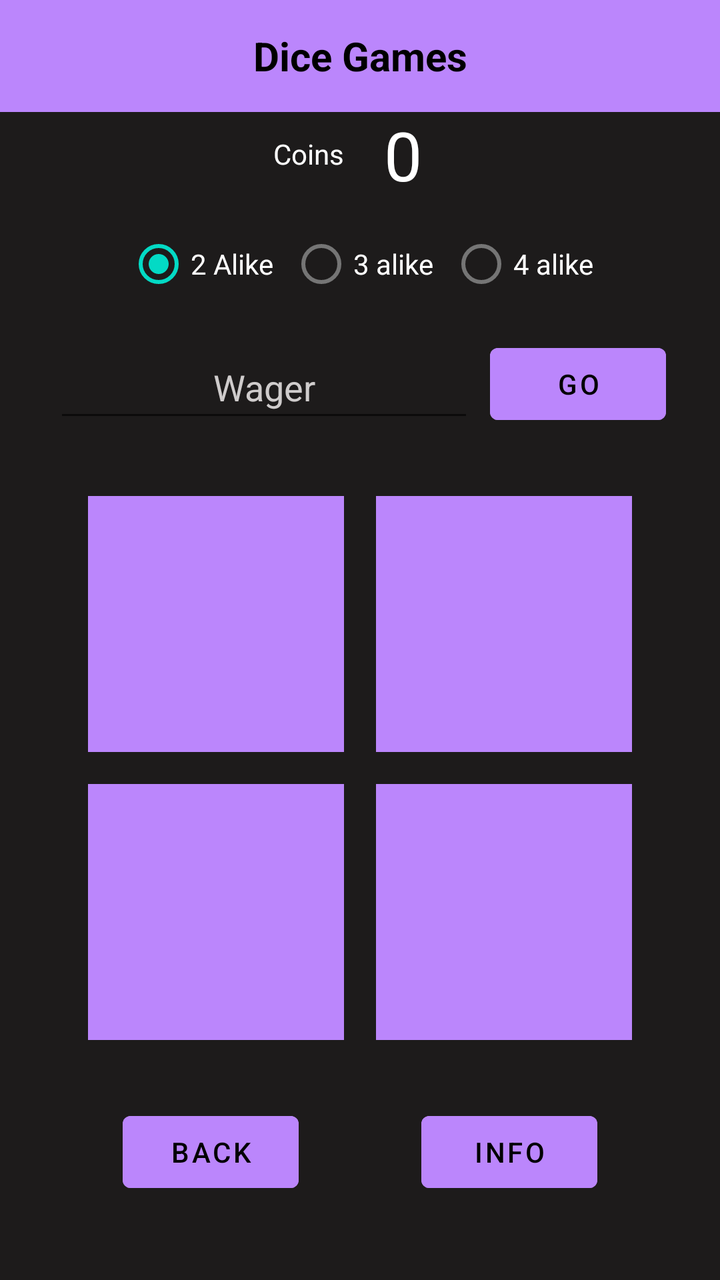
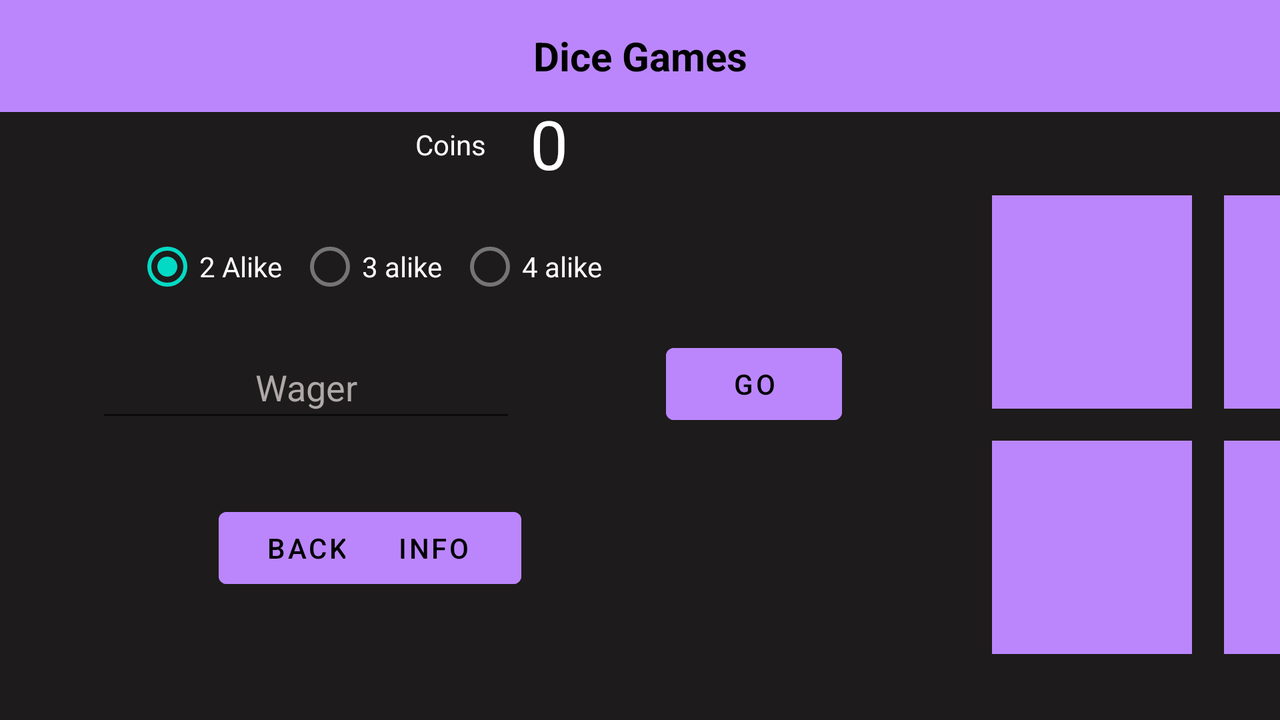

Two renders of one Android screen. The first uses the default layout on a phone; the second uses the alternative layout the repository ships for a different screen configuration, on a matching device. The two XML files are below.
<!-- AndroidManifest.xml: application theme Theme.DiceGames -->
<!-- res/layout/activity_two_or_more.xml -->
<?xml version="1.0" encoding="utf-8"?>
<androidx.constraintlayout.widget.ConstraintLayout xmlns:android="http://schemas.android.com/apk/res/android"
    xmlns:app="http://schemas.android.com/apk/res-auto"
    xmlns:tools="http://schemas.android.com/tools"
    android:layout_width="match_parent"
    android:layout_height="match_parent"
    tools:context=".TwoOrMoreActivity"
    android:background="@color/brown"
    tools:layout_editor_absoluteX="-1dp"
    tools:layout_editor_absoluteY="0dp">

    <include
        android:id="@+id/toolbarid"
        layout="@layout/toolbar_dicegames" />

    <TextView
        android:id="@+id/txt_balance_twoormore"
        android:layout_width="wrap_content"
        android:layout_height="wrap_content"
        android:layout_marginStart="8dp"
        android:padding="4dp"
        android:text="@string/zero"
        android:textAppearance="@style/TextAppearance.AppCompat.Display1"
        android:textColor="@color/white"
        app:layout_constraintBottom_toTopOf="@+id/radioGroup"
        app:layout_constraintStart_toStartOf="@+id/guideline_v" />

    <TextView
        android:id="@+id/txt_balance_label3"
        android:layout_width="wrap_content"
        android:layout_height="wrap_content"
        android:layout_marginEnd="8dp"
        android:text="@string/coins"
        android:textColor="@color/white"
        app:layout_constraintBottom_toBottomOf="@+id/txt_balance_twoormore"
        app:layout_constraintEnd_toStartOf="@+id/guideline_v"
        app:layout_constraintTop_toTopOf="@+id/txt_balance_twoormore"
        app:layout_constraintVertical_bias="0.485" />

    <TextView
        android:id="@+id/txt_die3"
        android:layout_width="wrap_content"
        android:layout_height="wrap_content"
        android:layout_marginTop="8dp"
        android:layout_marginEnd="8dp"
        android:background="@color/purple_200"
        android:contentDescription="@string/six_faced_die_3"
        android:minWidth="128sp"
        android:minHeight="128sp"
        android:textAlignment="center"
        android:textAppearance="@style/TextAppearance.AppCompat.Display3"
        android:textColor="@color/black"
        android:textSize="80sp"
        app:layout_constraintEnd_toStartOf="@+id/guideline_v"
        app:layout_constraintTop_toTopOf="@+id/guideline_h" />

    <TextView
        android:id="@+id/txt_die2"
        android:layout_width="wrap_content"
        android:layout_height="wrap_content"
        android:layout_marginStart="8dp"
        android:layout_marginBottom="8dp"
        android:background="@color/purple_200"
        android:contentDescription="@string/six_faced_die_2"
        android:minWidth="128sp"
        android:minHeight="128sp"
        android:textAlignment="center"
        android:textAppearance="@style/TextAppearance.AppCompat.Display3"
        android:textColor="@color/black"
        android:textSize="80sp"
        app:layout_constraintBottom_toTopOf="@+id/guideline_h"
        app:layout_constraintStart_toStartOf="@+id/guideline_v" />

    <TextView
        android:id="@+id/txt_die4"
        android:layout_width="wrap_content"
        android:layout_height="wrap_content"
        android:layout_marginStart="8dp"
        android:layout_marginTop="8dp"
        android:background="@color/purple_200"
        android:contentDescription="@string/six_faced_die_4"
        android:minWidth="128sp"
        android:minHeight="128sp"
        android:textAlignment="center"
        android:textAppearance="@style/TextAppearance.AppCompat.Display3"
        android:textColor="@color/black"
        android:textSize="80sp"
        app:layout_constraintStart_toStartOf="@+id/guideline_v"
        app:layout_constraintTop_toTopOf="@+id/guideline_h" />

    <TextView
        android:id="@+id/txt_die1"
        android:layout_width="wrap_content"
        android:layout_height="wrap_content"
        android:layout_marginEnd="8dp"
        android:layout_marginBottom="8dp"
        android:background="@color/purple_200"
        android:contentDescription="@string/six_faced_die_1"
        android:minWidth="128sp"
        android:minHeight="128sp"
        android:textAlignment="center"
        android:textAppearance="@style/TextAppearance.AppCompat.Display3"
        android:textColor="@color/black"
        android:textSize="80sp"
        app:layout_constraintBottom_toTopOf="@+id/guideline_h"
        app:layout_constraintEnd_toStartOf="@+id/guideline_v" />

    <Button
        android:id="@+id/btn_go"
        android:layout_width="wrap_content"
        android:layout_height="wrap_content"
        android:backgroundTint="@color/purple_200"
        android:text="@string/go"
        android:textColor="#000000"
        app:layout_constraintBottom_toBottomOf="@+id/edit_wager"
        app:layout_constraintEnd_toEndOf="parent"
        app:layout_constraintHorizontal_bias="0.5"
        app:layout_constraintStart_toEndOf="@+id/edit_wager"
        app:layout_constraintTop_toTopOf="@+id/edit_wager" />

    <EditText
        android:id="@+id/edit_wager"
        android:layout_width="wrap_content"
        android:layout_height="wrap_content"
        android:layout_marginEnd="8dp"
        android:layout_marginBottom="32dp"
        android:autofillHints="Wager"
        android:ems="10"
        android:hint="@string/wager"
        android:inputType="number"
        android:minHeight="48dp"
        android:textAlignment="center"
        android:textColor="@color/white"
        android:textColorHint="#CFCCCC"
        app:layout_constraintBottom_toTopOf="@+id/txt_die1"
        app:layout_constraintEnd_toStartOf="@+id/btn_go"
        app:layout_constraintHorizontal_bias="0.5"
        app:layout_constraintHorizontal_chainStyle="packed"
        app:layout_constraintStart_toStartOf="parent" />

    <androidx.constraintlayout.widget.Guideline
        android:id="@+id/guideline_h"
        android:layout_width="wrap_content"
        android:layout_height="wrap_content"
        android:orientation="horizontal"
        app:layout_constraintGuide_percent="0.6" />

    <androidx.constraintlayout.widget.Guideline
        android:id="@+id/guideline_v"
        android:layout_width="wrap_content"
        android:layout_height="wrap_content"
        android:orientation="vertical"
        app:layout_constraintGuide_percent="0.5" />

    <RadioGroup
        android:id="@+id/radioGroup"
        android:layout_width="wrap_content"
        android:layout_height="wrap_content"
        android:layout_marginBottom="8dp"
        android:orientation="horizontal"
        app:layout_constraintBottom_toTopOf="@+id/edit_wager"
        app:layout_constraintEnd_toEndOf="parent"
        app:layout_constraintStart_toStartOf="parent">

        <RadioButton
            android:id="@+id/btn_2alike"
            android:layout_width="wrap_content"
            android:layout_height="wrap_content"
            android:layout_margin="4dp"
            android:checked="true"
            android:text="@string/two_alike"
            android:textColor="@color/white" />

        <RadioButton
            android:id="@+id/btn_3alike"
            android:layout_width="wrap_content"
            android:layout_height="wrap_content"
            android:layout_margin="4dp"
            android:text="@string/three_alike"
            android:textColor="@color/white" />

        <RadioButton
            android:id="@+id/btn_4alike"
            android:layout_width="wrap_content"
            android:layout_height="wrap_content"
            android:layout_margin="4dp"
            android:text="@string/four_alike"
            android:textColor="@color/white" />
    </RadioGroup>

    <Button
        android:id="@+id/btn_back"
        android:layout_width="wrap_content"
        android:layout_height="wrap_content"
        android:layout_marginTop="32dp"
        android:text="@string/back"
        android:textColor="#000000"
        android:backgroundTint="@color/purple_200"
        app:layout_constraintEnd_toStartOf="@+id/btn_info"
        app:layout_constraintHorizontal_bias="0.5"
        app:layout_constraintStart_toStartOf="parent"
        app:layout_constraintTop_toBottomOf="@+id/txt_die3" />

    <Button
        android:id="@+id/btn_info"
        android:layout_width="wrap_content"
        android:layout_height="wrap_content"
        android:text="@string/info"
        android:textColor="#000000"
        android:backgroundTint="@color/purple_200"
        app:layout_constraintBottom_toBottomOf="@+id/btn_back"
        app:layout_constraintEnd_toEndOf="parent"
        app:layout_constraintHorizontal_bias="0.5"
        app:layout_constraintStart_toEndOf="@+id/btn_back"
        app:layout_constraintTop_toTopOf="@+id/btn_back" />


</androidx.constraintlayout.widget.ConstraintLayout>
<!-- res/layout/toolbar_dicegames.xml (included above) -->
<?xml version="1.0" encoding="utf-8"?>
<androidx.appcompat.widget.Toolbar xmlns:android="http://schemas.android.com/apk/res/android"
    android:layout_width="match_parent"
    android:layout_height="wrap_content"
    android:background="#BB86FC">

    <TextView
        android:id="@+id/backgr"
        android:layout_width="wrap_content"
        android:layout_height="wrap_content"
        android:layout_gravity="center"
        android:text="@string/app_name"
        android:textAlignment="center"
        android:textColor="#FF000000"
        android:textSize="20sp"
        android:textStyle="bold"
        android:theme="@style/Theme.DiceGames" />

</androidx.appcompat.widget.Toolbar>
<!-- resources referenced by this layout -->
<resources>
  <color name="black">#FF000000</color>
  <color name="brown">#1D1B1B</color>
  <color name="purple_200">#FFBB86FC</color>
  <color name="white">#FFFFFFFF</color>
  <string name="app_name">Dice Games</string>
  <string name="back">Back</string>
  <string name="coins">Coins</string>
  <string name="four_alike">4 alike</string>
  <string name="go">Go</string>
  <string name="info">Info</string>
  <string name="six_faced_die_1">Six faced die 1</string>
  <string name="six_faced_die_2">Six faced die 2</string>
  <string name="six_faced_die_3">Six faced die 3</string>
  <string name="six_faced_die_4">Six faced die 4</string>
  <string name="three_alike">3 alike</string>
  <string name="two_alike">2 Alike</string>
  <string name="wager">Wager</string>
  <string name="zero">0</string>
  <style name="Theme.DiceGames" parent="Theme.MaterialComponents.DayNight.NoActionBar">
          
          <item name="colorPrimary">@color/purple_200</item>
          <item name="colorPrimaryVariant">@color/black</item>
          <item name="colorOnPrimary">@color/white</item>
          
          <item name="colorSecondary">@color/teal_200</item>
          <item name="colorSecondaryVariant">@color/teal_700</item>
          <item name="colorOnSecondary">@color/black</item>
          
          <item name="android:statusBarColor" tools:targetApi="l">?attr/colorPrimaryVariant</item>
          
      </style>
  <color name="teal_200">#FF03DAC5</color>
  <color name="teal_700">#FF018786</color>
</resources>
<!-- res/layout-land/activity_two_or_more.xml (the repository's variant of the layout above) -->
<!-- drawn on the phone turned sideways -->
<?xml version="1.0" encoding="utf-8"?>
<androidx.constraintlayout.widget.ConstraintLayout xmlns:android="http://schemas.android.com/apk/res/android"
    xmlns:app="http://schemas.android.com/apk/res-auto"
    xmlns:tools="http://schemas.android.com/tools"
    android:layout_width="match_parent"
    android:layout_height="match_parent"
    android:background="@color/brown"
    tools:context=".TwoOrMoreActivity"
    tools:layout_editor_absoluteX="-1dp"
    tools:layout_editor_absoluteY="0dp">

    <include
        android:id="@+id/toolbarid"
        layout="@layout/toolbar_dicegames" />

    <TextView
        android:id="@+id/txt_balance_twoormore"
        android:layout_width="wrap_content"
        android:layout_height="wrap_content"
        android:padding="4dp"
        android:text="@string/zero"
        android:textAppearance="@style/TextAppearance.AppCompat.Display1"
        android:textColor="@color/white"
        app:layout_constraintBottom_toTopOf="@+id/btn_back"

        app:layout_constraintEnd_toStartOf="@+id/txt_die1"
        app:layout_constraintHorizontal_bias="0.08"
        app:layout_constraintStart_toEndOf="@+id/txt_balance_label3"
        app:layout_constraintTop_toTopOf="parent"
        app:layout_constraintVertical_bias="0.229" />

    <TextView
        android:id="@+id/txt_balance_label3"
        android:layout_width="wrap_content"
        android:layout_height="wrap_content"
        android:text="@string/coins"
        android:textColor="@color/white"
        app:layout_constraintBottom_toBottomOf="@+id/txt_balance_twoormore"
        app:layout_constraintEnd_toStartOf="@+id/txt_die1"
        app:layout_constraintHorizontal_bias="0.451"
        app:layout_constraintStart_toStartOf="parent"
        app:layout_constraintTop_toTopOf="@+id/txt_balance_twoormore"
        app:layout_constraintVertical_bias="0.514" />

    <TextView
        android:id="@+id/txt_die3"
        android:layout_width="wrap_content"
        android:layout_height="wrap_content"
        android:layout_marginTop="8dp"
        android:layout_marginEnd="8dp"
        android:background="@color/purple_200"
        android:contentDescription="@string/six_faced_die_3"
        android:minWidth="100sp"
        android:minHeight="100sp"
        android:textAlignment="center"
        android:textAppearance="@style/TextAppearance.AppCompat.Display3"
        android:textColor="@color/black"
        android:textSize="80sp"
        app:layout_constraintEnd_toStartOf="@+id/guideline_v"
        app:layout_constraintTop_toTopOf="@+id/guideline_h" />

    <TextView
        android:id="@+id/txt_die2"
        android:layout_width="wrap_content"
        android:layout_height="wrap_content"
        android:layout_marginStart="8dp"
        android:layout_marginBottom="8dp"
        android:background="@color/purple_200"
        android:contentDescription="@string/six_faced_die_2"
        android:minWidth="100sp"
        android:minHeight="100sp"
        android:textAlignment="center"
        android:textAppearance="@style/TextAppearance.AppCompat.Display3"
        android:textColor="@color/black"
        android:textSize="80sp"
        app:layout_constraintBottom_toTopOf="@+id/guideline_h"
        app:layout_constraintStart_toStartOf="@+id/guideline_v" />

    <TextView
        android:id="@+id/txt_die4"
        android:layout_width="wrap_content"
        android:layout_height="wrap_content"
        android:layout_marginStart="8dp"
        android:layout_marginTop="8dp"
        android:background="@color/purple_200"
        android:contentDescription="@string/six_faced_die_4"
        android:minWidth="100sp"
        android:minHeight="100sp"
        android:textAlignment="center"
        android:textAppearance="@style/TextAppearance.AppCompat.Display3"
        android:textColor="@color/black"
        android:textSize="80sp"
        app:layout_constraintStart_toStartOf="@+id/guideline_v"
        app:layout_constraintTop_toTopOf="@+id/guideline_h" />

    <TextView
        android:id="@+id/txt_die1"
        android:layout_width="wrap_content"
        android:layout_height="wrap_content"
        android:minHeight="100sp"
        android:minWidth="100sp"
        android:layout_marginEnd="8dp"
        android:layout_marginBottom="8dp"
        android:background="@color/purple_200"
        android:contentDescription="@string/six_faced_die"
        android:textAlignment="center"
        android:textAppearance="@style/TextAppearance.AppCompat.Display3"
        android:textColor="@color/black"
        android:textSize="80sp"
        app:layout_constraintBottom_toTopOf="@+id/guideline_h"
        app:layout_constraintEnd_toStartOf="@+id/guideline_v" />

    <Button
        android:id="@+id/btn_go"
        android:layout_width="wrap_content"
        android:layout_height="wrap_content"
        android:text="@string/go"
        android:textColor="@color/black"
        android:backgroundTint="@color/purple_200"
        app:layout_constraintBottom_toBottomOf="@+id/edit_wager"
        app:layout_constraintEnd_toStartOf="@+id/txt_die1"
        app:layout_constraintStart_toEndOf="@+id/edit_wager"
        app:layout_constraintTop_toTopOf="@+id/edit_wager"
        app:layout_constraintVertical_bias="0.0" />

    <EditText
        android:id="@+id/edit_wager"
        android:layout_width="wrap_content"
        android:layout_height="wrap_content"
        android:layout_marginStart="48dp"
        android:autofillHints="Wager"
        android:ems="10"
        android:hint="@string/wager"
        android:inputType="number"

        android:minHeight="48dp"
        android:textAlignment="center"
        android:textColor="@color/white"
        android:textColorHint="#AFA8A8"
        app:layout_constraintBottom_toTopOf="@+id/btn_back"
        app:layout_constraintEnd_toStartOf="@+id/txt_die3"
        app:layout_constraintHorizontal_bias="0.0"
        app:layout_constraintHorizontal_chainStyle="packed"
        app:layout_constraintStart_toStartOf="parent"
        app:layout_constraintTop_toBottomOf="@+id/txt_balance_label3"
        app:layout_constraintVertical_bias="0.718"
        tools:ignore="TextContrastCheck" />

    <androidx.constraintlayout.widget.Guideline
        android:id="@+id/guideline_h"
        android:layout_width="wrap_content"
        android:layout_height="wrap_content"
        android:orientation="horizontal"
        app:layout_constraintGuide_percent="0.59" />

    <androidx.constraintlayout.widget.Guideline
        android:id="@+id/guideline_v"
        android:layout_width="wrap_content"
        android:layout_height="wrap_content"
        android:orientation="vertical"
        app:layout_constraintGuide_begin="604dp" />

    <RadioGroup
        android:id="@+id/radioGroup"
        android:layout_width="wrap_content"
        android:layout_height="wrap_content"
        android:orientation="horizontal"
        app:layout_constraintBottom_toTopOf="@+id/edit_wager"
        app:layout_constraintEnd_toEndOf="parent"
        app:layout_constraintHorizontal_bias="0.16"
        app:layout_constraintStart_toStartOf="parent"
        app:layout_constraintTop_toBottomOf="@+id/txt_balance_twoormore">

        <RadioButton
            android:id="@+id/btn_2alike"
            android:layout_width="wrap_content"
            android:layout_height="wrap_content"
            android:layout_margin="4dp"
            android:checked="true"
            android:text="@string/two_alike"
            android:textColor="@color/white" />

        <RadioButton
            android:id="@+id/btn_3alike"
            android:layout_width="wrap_content"
            android:layout_height="wrap_content"
            android:layout_margin="4dp"
            android:text="@string/three_alike"
            android:textColor="@color/white" />

        <RadioButton
            android:id="@+id/btn_4alike"
            android:layout_width="wrap_content"
            android:layout_height="wrap_content"
            android:layout_margin="4dp"
            android:text="@string/four_alike"
            android:textColor="@color/white" />
    </RadioGroup>

    <Button
        android:id="@+id/btn_back"
        android:layout_width="wrap_content"
        android:layout_height="wrap_content"
        android:layout_marginStart="88dp"
        android:text="@string/back"
        android:backgroundTint="@color/purple_200"
        android:textColor="@color/black"
        app:layout_constraintBottom_toBottomOf="parent"
        app:layout_constraintEnd_toStartOf="@+id/txt_die3"
        app:layout_constraintHorizontal_bias="0.067"
        app:layout_constraintStart_toStartOf="parent"
        app:layout_constraintTop_toTopOf="parent"
        app:layout_constraintVertical_bias="0.801" />

    <Button
        android:id="@+id/btn_info"
        android:layout_width="wrap_content"
        android:layout_height="wrap_content"
        android:layout_marginEnd="404dp"
        android:text="@string/info"
        android:textColor="@color/black"
        android:backgroundTint="@color/purple_200"
        app:layout_constraintBottom_toBottomOf="@+id/btn_back"
        app:layout_constraintEnd_toEndOf="parent"
        app:layout_constraintStart_toEndOf="@+id/btn_back"
        app:layout_constraintTop_toTopOf="@+id/btn_back"
        app:layout_constraintVertical_bias="0.0" />


</androidx.constraintlayout.widget.ConstraintLayout>
<!-- resources referenced by the variant -->
<!-- as the phone turned sideways resolves them -->
<resources>
  <color name="black">#FF000000</color>
  <color name="brown">#1D1B1B</color>
  <color name="purple_200">#FFBB86FC</color>
  <color name="white">#FFFFFFFF</color>
  <string name="app_name">Dice Games</string>
  <string name="back">Back</string>
  <string name="coins">Coins</string>
  <string name="four_alike">4 alike</string>
  <string name="go">Go</string>
  <string name="info">Info</string>
  <string name="six_faced_die">Six faced die</string>
  <string name="six_faced_die_2">Six faced die 2</string>
  <string name="six_faced_die_3">Six faced die 3</string>
  <string name="six_faced_die_4">Six faced die 4</string>
  <string name="three_alike">3 alike</string>
  <string name="two_alike">2 Alike</string>
  <string name="wager">Wager</string>
  <string name="zero">0</string>
  <style name="Theme.DiceGames" parent="Theme.MaterialComponents.DayNight.NoActionBar">
          
          <item name="colorPrimary">@color/purple_200</item>
          <item name="colorPrimaryVariant">@color/black</item>
          <item name="colorOnPrimary">@color/white</item>
          
          <item name="colorSecondary">@color/teal_200</item>
          <item name="colorSecondaryVariant">@color/teal_700</item>
          <item name="colorOnSecondary">@color/black</item>
          
          <item name="android:statusBarColor" tools:targetApi="l">?attr/colorPrimaryVariant</item>
          
      </style>
  <color name="teal_200">#FF03DAC5</color>
  <color name="teal_700">#FF018786</color>
</resources>
